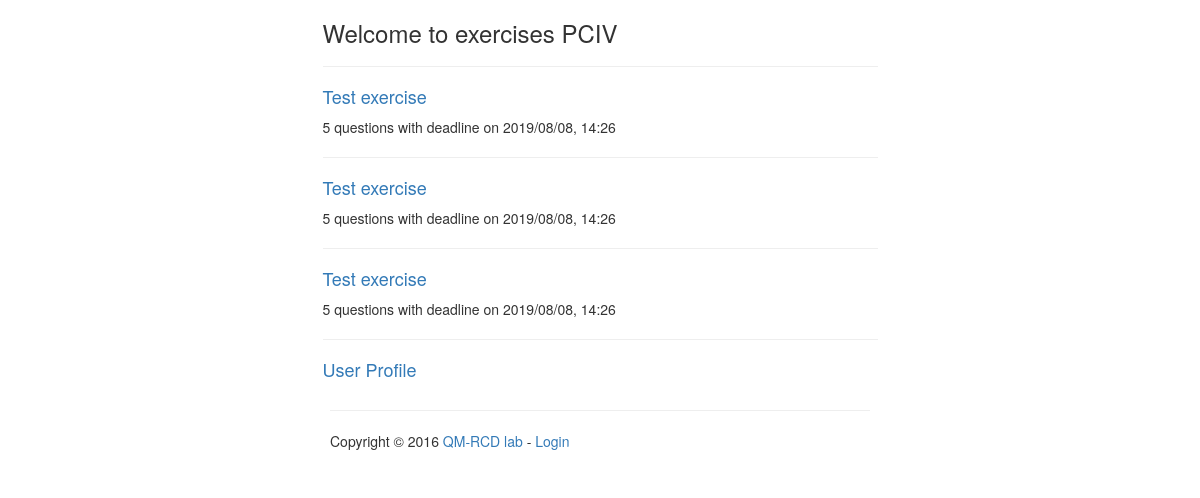
/index, run on the app's committed database.
### teaching_site/exercise/models.py (models this page shows, shortened)
class Exercise(db.Model):
    id = db.Column(db.Integer, primary_key=True)
    name = db.Column(db.String(100), unique=True, nullable=False)
    open_date = db.Column(db.DateTime, nullable=False)
    close_date = db.Column(db.DateTime, nullable=False)
    active = db.Column(db.Boolean, default=True)
    questions = db.relationship(
        'Question',
        secondary = question_exercise,
        backref = db.backref('exercises', lazy='dynamic'),
    )

### teaching_site/home/views.py (the view)
@app.route('/')
@app.route('/index')
def index():
    exercises_all = Exercise.query.all()
    exercises = []
    if 'is_admin' in session and session['is_admin']:
        exercises = exercises_all
    else:
        for i in range(len(exercises_all)):
            exercise = exercises_all[i]
            if exercise.open_date < datetime.now():
                if exercise.active:
                    exercises.append(exercises_all[i])
    eid = [e.id for e in exercises]
    nq = [len(e.questions) for e in exercises]
    enames = [e.name for e in exercises]
    dates = [e.close_date for e in exercises]
    kwargs = {'eid': eid, 'nq': nq, 'enames': enames, 'dates': dates}
    return render_template('home/index.html', **kwargs)

### teaching_site/home/views.py (called while the page is built)
@app.before_request
def before_request():
    session.permanent = True
    app.permanent_session_lifetime = timedelta(hours=5)
    session.modified = True

### teaching_site/templates/home/index.html (shortened to what this page needs)
{% extends "base.html" %}
{% block content %}
<h3> Welcome to exercises PCIV </h3>
<hr>
{% set itr = 0 %}
{% for id in eid %}
{% set name = enames[itr] %}
{% set N = nq[itr] %}
{% set date = dates[itr] %}
<h4>
  <a href="{{ url_for('exercise', id=id) }}">{{name}}</a>
</h4>
<p>
  {{N}} questions with deadline on {{ date.strftime("%Y/%m/%d, %H:%M") }}
</p>
<hr>
{% set itr = itr + 1 %}
{% endfor %}
<h4>
  <a href="{{ url_for('profile')}}">User Profile</a>
</h4>
{% endblock %}
{% block footer %}
{% include "footer/footer_home.html" %}
{% endblock %}

### data on the page
Exercise: eid "Test exercise" "Test exercise" "Test exercise", strftime "2019/08/08, 14:26" "2019/08/08, 14:26" "2019/08/08, 14:26"

### other printed values
{{ N }} "5" "5" "5"
